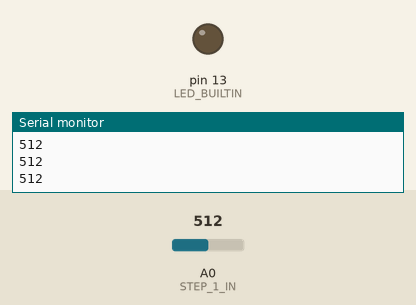
This sketch was run on a simulated Arduino Uno, built with avr-gcc and run on an emulated ATmega328P. Shown: output pins drawn as LEDs (lit = HIGH), the last lines printed to the serial monitor. The inputs (shaded band) are chosen by the test bench; at power-on: A0 (STEP_1_IN) = 512.

Above: at 2.2 s.
2.3 s: A0 (STEP_1_IN) set to 32
3.8 s: A0 (STEP_1_IN) set to 27
At 4.4 s:
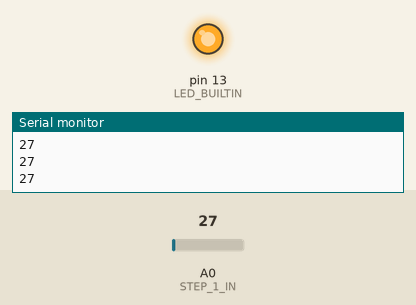
5.4 s: A0 (STEP_1_IN) set to 122
At 5.8 s:
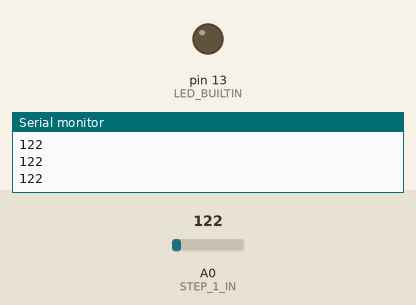
7.0 s: A0 (STEP_1_IN) set to 20
At 8.4 s:
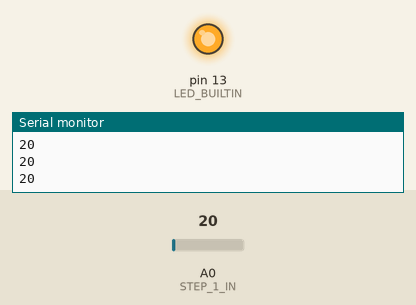
Timing chart, 0 to 9.6 s (numbered marks = the images above; inputs shaded):
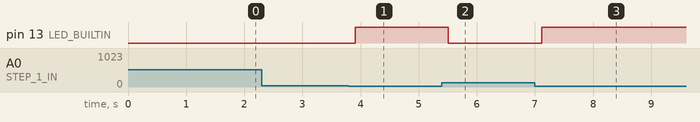

The sketch:

stairlight.ino
```cpp
const int STEP_1_IN = A0;
const int STEP_1_COM = 9;
const int THRESHOLD = 30;  //input pin must drop below this value to trigger
int sensor = 0;

void setup() {
  // put your setup code here, to run once:
  pinMode(LED_BUILTIN, OUTPUT);
  pinMode(STEP_1_IN, INPUT_PULLUP);
  pinMode(STEP_1_COM, OUTPUT);
  digitalWrite(STEP_1_COM, LOW);
  delay(500);
  Serial.begin(115200);
  delay(500);
  Serial.println("StairLight Test!");
}

void loop() {
  // put your main code here, to run repeatedly:
  sensor = analogRead(STEP_1_IN);  ///Test sensors: High Max 990-1023 (fluctuates), Low Min 15
  Serial.println(sensor);
  delay(100);
  if(sensor < THRESHOLD) {
    digitalWrite(LED_BUILTIN, HIGH);
  }
  else{
    digitalWrite(LED_BUILTIN, LOW);
  }
}
```

Measured:
- the behaviour switches between 30 and 29 on A0 (STEP_1_IN) (found by bisection; images 0 and 1)
- after the input at 3.8 s, pin 13 (LED_BUILTIN): LOW → HIGH after 0.11 s
- after the input at 5.4 s, pin 13 (LED_BUILTIN): HIGH → LOW after 0.11 s
- after the input at 7.0 s, pin 13 (LED_BUILTIN): LOW → HIGH after 0.12 s
